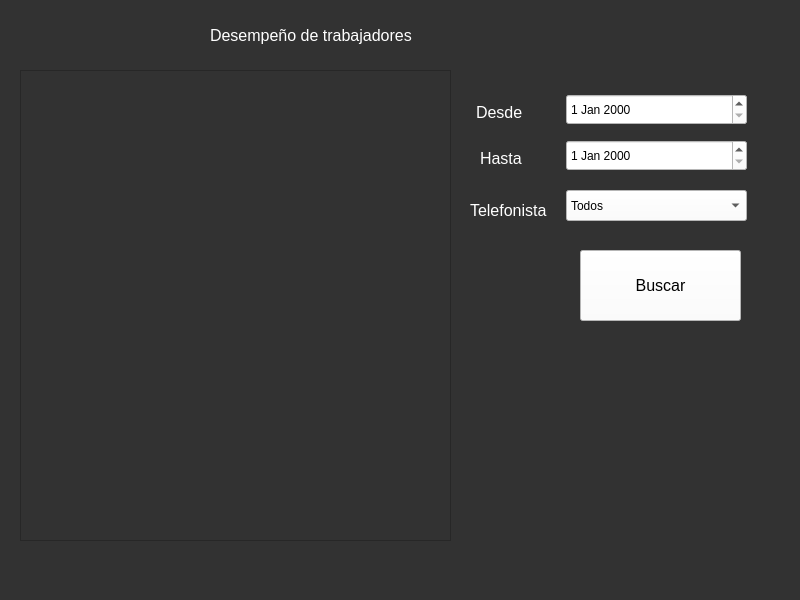
<?xml version="1.0" encoding="UTF-8"?>
<ui version="4.0">
 <class>MainWindow</class>
 <widget class="QMainWindow" name="MainWindow">
  <property name="geometry">
   <rect>
    <x>0</x>
    <y>0</y>
    <width>800</width>
    <height>600</height>
   </rect>
  </property>
  <property name="maximumSize">
   <size>
    <width>800</width>
    <height>600</height>
   </size>
  </property>
  <property name="windowTitle">
   <string>MainWindow</string>
  </property>
  <property name="styleSheet">
   <string notr="true">background-color: rgb(50, 50, 50);</string>
  </property>
  <widget class="QWidget" name="centralwidget">
   <widget class="QGraphicsView" name="graphicsView">
    <property name="geometry">
     <rect>
      <x>20</x>
      <y>70</y>
      <width>431</width>
      <height>471</height>
     </rect>
    </property>
   </widget>
   <widget class="QDateEdit" name="dateEdit">
    <property name="geometry">
     <rect>
      <x>566</x>
      <y>94</y>
      <width>181</width>
      <height>31</height>
     </rect>
    </property>
    <property name="styleSheet">
     <string notr="true">background-color: rgb(255, 255, 255);</string>
    </property>
   </widget>
   <widget class="QPushButton" name="pushButton">
    <property name="geometry">
     <rect>
      <x>580</x>
      <y>250</y>
      <width>161</width>
      <height>71</height>
     </rect>
    </property>
    <property name="font">
     <font>
      <family>Arial</family>
      <pointsize>12</pointsize>
     </font>
    </property>
    <property name="styleSheet">
     <string notr="true">background-color: rgb(255, 255, 255);</string>
    </property>
    <property name="text">
     <string>Buscar</string>
    </property>
   </widget>
   <widget class="QLabel" name="logog3">
    <property name="geometry">
     <rect>
      <x>690</x>
      <y>0</y>
      <width>111</width>
      <height>71</height>
     </rect>
    </property>
    <property name="text">
     <string/>
    </property>
    <property name="pixmap">
     <pixmap>E:/Descargas/WeCollect.png</pixmap>
    </property>
    <property name="scaledContents">
     <bool>true</bool>
    </property>
   </widget>
   <widget class="QLabel" name="labelg3">
    <property name="geometry">
     <rect>
      <x>210</x>
      <y>10</y>
      <width>431</width>
      <height>51</height>
     </rect>
    </property>
    <property name="font">
     <font>
      <family>Arial</family>
      <pointsize>12</pointsize>
     </font>
    </property>
    <property name="styleSheet">
     <string notr="true">color: rgb(255, 255, 255);</string>
    </property>
    <property name="text">
     <string>Desempeño de trabajadores</string>
    </property>
   </widget>
   <widget class="QComboBox" name="comboBox">
    <property name="geometry">
     <rect>
      <x>566</x>
      <y>190</y>
      <width>181</width>
      <height>31</height>
     </rect>
    </property>
    <property name="styleSheet">
     <string notr="true">background-color: rgb(255, 255, 255);</string>
    </property>
    <item>
     <property name="text">
      <string>Todos</string>
     </property>
    </item>
   </widget>
   <widget class="QLabel" name="label">
    <property name="geometry">
     <rect>
      <x>476</x>
      <y>104</y>
      <width>55</width>
      <height>16</height>
     </rect>
    </property>
    <property name="font">
     <font>
      <family>Arial</family>
      <pointsize>12</pointsize>
     </font>
    </property>
    <property name="styleSheet">
     <string notr="true">color: rgb(255, 255, 255);</string>
    </property>
    <property name="text">
     <string>Desde</string>
    </property>
   </widget>
   <widget class="QLabel" name="label_2">
    <property name="geometry">
     <rect>
      <x>470</x>
      <y>200</y>
      <width>81</width>
      <height>20</height>
     </rect>
    </property>
    <property name="font">
     <font>
      <family>Arial</family>
      <pointsize>12</pointsize>
     </font>
    </property>
    <property name="styleSheet">
     <string notr="true">color: rgb(255, 255, 255);</string>
    </property>
    <property name="text">
     <string>Telefonista</string>
    </property>
   </widget>
   <widget class="QLabel" name="label_3">
    <property name="geometry">
     <rect>
      <x>530</x>
      <y>390</y>
      <width>231</width>
      <height>131</height>
     </rect>
    </property>
    <property name="text">
     <string/>
    </property>
    <property name="pixmap">
     <pixmap>WeCollect.png</pixmap>
    </property>
    <property name="scaledContents">
     <bool>true</bool>
    </property>
   </widget>
   <widget class="QLabel" name="label_4">
    <property name="geometry">
     <rect>
      <x>480</x>
      <y>150</y>
      <width>55</width>
      <height>16</height>
     </rect>
    </property>
    <property name="font">
     <font>
      <family>Arial</family>
      <pointsize>12</pointsize>
     </font>
    </property>
    <property name="styleSheet">
     <string notr="true">color: rgb(255, 255, 255);</string>
    </property>
    <property name="text">
     <string>Hasta</string>
    </property>
   </widget>
   <widget class="QDateEdit" name="dateEdit_2">
    <property name="geometry">
     <rect>
      <x>566</x>
      <y>140</y>
      <width>181</width>
      <height>31</height>
     </rect>
    </property>
    <property name="styleSheet">
     <string notr="true">background-color: rgb(255, 255, 255);</string>
    </property>
   </widget>
   <zorder>dateEdit</zorder>
   <zorder>pushButton</zorder>
   <zorder>logog3</zorder>
   <zorder>labelg3</zorder>
   <zorder>comboBox</zorder>
   <zorder>label</zorder>
   <zorder>label_2</zorder>
   <zorder>graphicsView</zorder>
   <zorder>label_3</zorder>
   <zorder>label_4</zorder>
   <zorder>dateEdit_2</zorder>
  </widget>
  <widget class="QMenuBar" name="menubar">
   <property name="geometry">
    <rect>
     <x>0</x>
     <y>0</y>
     <width>800</width>
     <height>21</height>
    </rect>
   </property>
  </widget>
  <widget class="QStatusBar" name="statusbar"/>
 </widget>
 <resources/>
 <connections/>
</ui>
